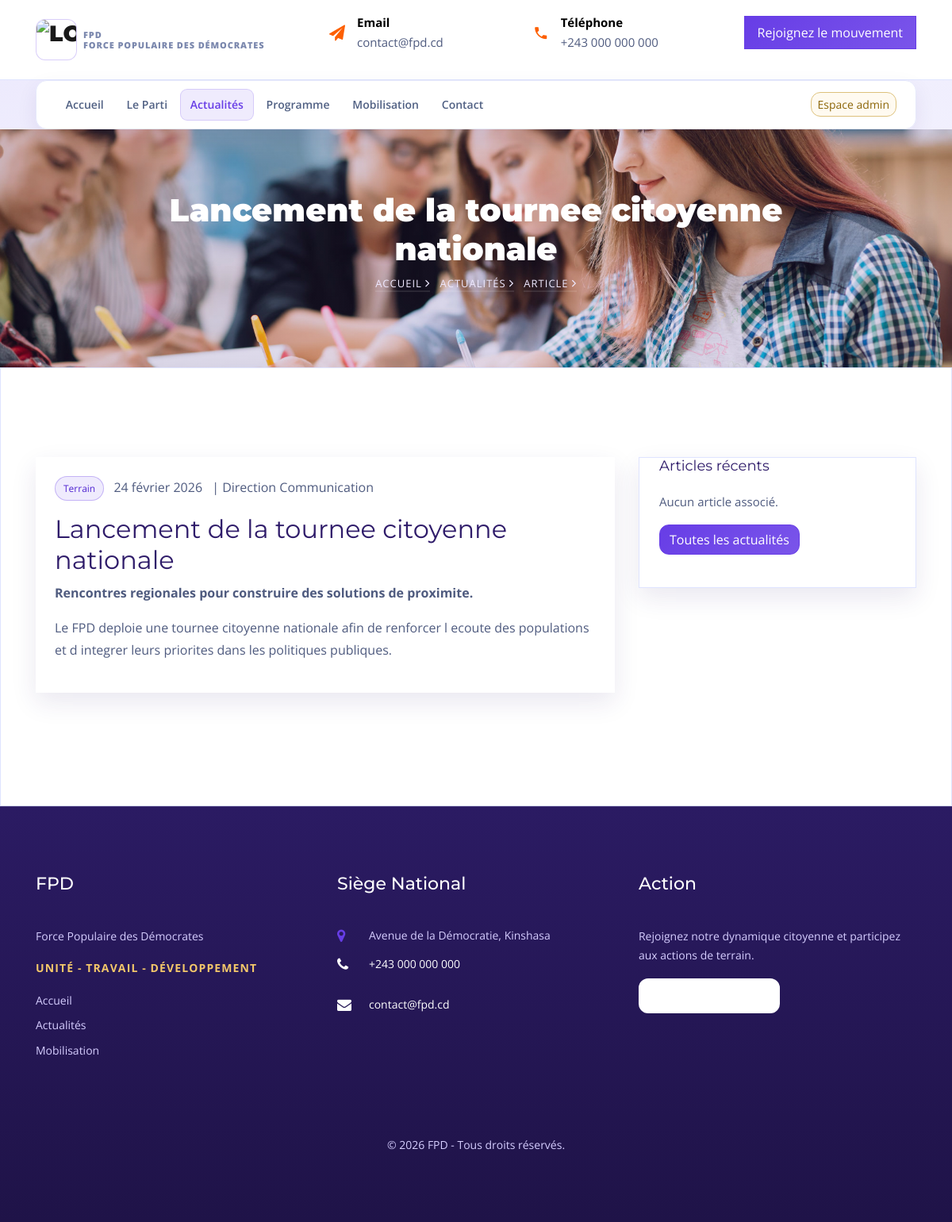
Screenshot of /article.php?slug=tournee-citoyenne-nationale with the database file from the repository.
### tables this page shows
CREATE TABLE IF NOT EXISTS `news_posts` (
  `id` BIGINT UNSIGNED NOT NULL AUTO_INCREMENT,
  `title` VARCHAR(255) NOT NULL,
  `slug` VARCHAR(255) NOT NULL,
  `excerpt` TEXT NULL,
  `content` LONGTEXT NOT NULL,
  `image_path` VARCHAR(255) NULL,
  `category` ENUM('communique', 'terrain', 'formation', 'mobilisation') NOT NULL DEFAULT 'communique',
  `status` ENUM('draft', 'published') NOT NULL DEFAULT 'draft',
  `published_at` DATETIME NOT NULL,
  `author_name` VARCHAR(120) NOT NULL DEFAULT 'FPD',
  `created_at` TIMESTAMP NOT NULL DEFAULT CURRENT_TIMESTAMP,
  `updated_at` TIMESTAMP NOT NULL DEFAULT CURRENT_TIMESTAMP ON UPDATE CURRENT_TIMESTAMP,
  PRIMARY KEY (`id`),
  UNIQUE KEY `uq_news_posts_slug` (`slug`),
  KEY `idx_news_posts_status_published` (`status`, `published_at`),
  KEY `idx_news_posts_category` (`category`)
);

### includes/news.php (called while the page is built, shortened)
<?php
require_once __DIR__ . '/helpers.php';
function get_post_by_slug(string $slug): ?array
{
    $slug = trim($slug);
    try {
        $pdo = db();
        $stmt = $pdo->prepare(
            'SELECT id, title, slug, excerpt, content, image_path, category, status, published_at, author_name
             FROM news_posts
             WHERE slug = :slug AND status = :status
             LIMIT 1'
        );
        $stmt->execute(['slug' => $slug, 'status' => 'published']);
        $row = $stmt->fetch();
        return $row ?: null;
    } catch (Throwable $exception) {
        foreach (fallback_posts() as $post) {
            if (($post['slug'] ?? '') === $slug) {
                return $post;
            }
        }
        return null;
    }
}

### includes/helpers.php (called while the page is built, shortened)
<?php
function e(string $value): string
{
    return htmlspecialchars($value, ENT_QUOTES, 'UTF-8');
}
function app_path(string $path = ''): string
{
    $base = rtrim(APP_BASE_PATH, '/');
    $suffix = ltrim($path, '/');
    if ($suffix === '') {
        return $base . '/';
    }
    return $base . '/' . $suffix;
}
function page_url(string $route, array $query = []): string
{
    $routes = [
        'home' => '',
        'parti' => 'parti',
        'actualites' => 'actualites',
        'programme' => 'programme',
        'mobilisation' => 'mobilisation',
        'contact' => 'contact',
        'article' => 'article',
        'admin_login' => 'admin/login.php',
        'admin_home' => 'admin/index.php',
        'admin_edit' => 'admin/edit.php',
        'admin_delete' => 'admin/delete.php',
        'admin_logout' => 'admin/logout.php',
    ];
    $target = $routes[$route] ?? ltrim($route, '/');
    $url = app_path($target);
    if (empty($query)) {
        return $url;
    }
    $separator = strpos($url, '?') === false ? '?' : '&';
    return $url . $separator . http_build_query($query, '', '&', PHP_QUERY_RFC3986);
}
function format_date_fr(?string $date): string
{
    $timestamp = strtotime($date);
    $months = [
        1 => 'janvier',
        'février',
        'mars',
        'avril',
        'mai',
        'juin',
        'juillet',
        'août',
        'septembre',
        'octobre',
        'novembre',
        'décembre',
    ];
    $day = (int) date('j', $timestamp);
    $month = $months[(int) date('n', $timestamp)] ?? date('m', $timestamp);
    $year = date('Y', $timestamp);
    return sprintf('%d %s %s', $day, $month, $year);
}
function category_label(string $category): string
{
    $map = [
        'communique' => 'Communiqués',
        'terrain' => 'Terrain',
        'formation' => 'Formation',
        'mobilisation' => 'Mobilisation',
    ];
    return $map[$category] ?? ucfirst($category);
}
function is_external_url(string $path): bool
{
    return (bool) preg_match('/^https?:\\/\\//i', $path);
}
function media_url(?string $path, string $fallback = 'images/bg_1.jpg'): string
{
    $candidate = trim((string) $path);
    if (!file_exists(__DIR__ . '/../' . ltrim($candidate, '/'))) {
        return app_path($fallback);
    }
    return app_path(ltrim($candidate, '/'));
}

### article.php (the view, shortened to what this page needs)
<?php
require_once __DIR__ . '/includes/news.php';
$slug = isset($_GET['slug']) ? trim((string) $_GET['slug']) : '';
$post = get_post_by_slug($slug);
$related = $post !== null ? get_related_posts((string) ($post['category'] ?? ''), (string) ($post['slug'] ?? ''), 4) : [];
require __DIR__ . '/includes/header.php';
?>
<section class="hero-wrap hero-wrap-2" style="background-image: url('<?= e(media_url($post['image_path'] ?? '', 'images/bg_1.jpg')) ?>');">
  <div class="overlay"></div>
  <div class="container">
    <div class="row no-gutters slider-text align-items-center justify-content-center">
      <div class="col-md-10 ftco-animate text-center">
        <h1 class="mb-2 bread"><?= e($post !== null ? (string) $post['title'] : 'Actualité introuvable') ?></h1>
        <p class="breadcrumbs">
          <span class="mr-2"><a href="<?= e(page_url('home')) ?>">Accueil <i class="ion-ios-arrow-forward"></i></a></span>
          <span class="mr-2"><a href="<?= e(page_url('actualites')) ?>">Actualités <i class="ion-ios-arrow-forward"></i></a></span>
          <span>Article <i class="ion-ios-arrow-forward"></i></span>
        </p>
      </div>
    </div>
  </div>
</section>
<section class="ftco-section bg-light">
  <div class="container">
    <?php if ($post === null): ?>
      <div class="row justify-content-center">
        <div class="col-md-8">
          <div class="alert alert-danger">L'article demandé n'existe pas ou n'est plus publié.</div>
          <a href="<?= e(page_url('actualites')) ?>" class="btn btn-primary">Retour aux actualités</a>
        </div>
      </div>
    <?php else: ?>
      <div class="row">
        <div class="col-lg-8 ftco-animate">
          <div class="blog-entry p-4">
            <p class="mb-3">
              <span class="fpd-pill"><?= e(category_label((string) ($post['category'] ?? ''))) ?></span>
              <span class="ml-2"><?= e(format_date_fr((string) ($post['published_at'] ?? ''))) ?></span>
              <span class="ml-2">| <?= e((string) ($post['author_name'] ?? 'FPD')) ?></span>
            </p>
            <h2><?= e((string) $post['title']) ?></h2>
            <?php if (!empty($post['excerpt'])): ?>
              <p><strong><?= e((string) $post['excerpt']) ?></strong></p>
            <?php endif; ?>
            <?php
            $paragraphs = preg_split('/\r\n|\r|\n/', (string) ($post['content'] ?? '')) ?: [];
            foreach ($paragraphs as $paragraph):
                $paragraph = trim($paragraph);
            ?>
              <p><?= nl2br(e($paragraph)) ?></p>
            <?php endforeach; ?>
          </div>
        </div>
        <div class="col-lg-4 sidebar ftco-animate">
          <div class="sidebar-box">
            <h3>Articles récents</h3>
            <?php if (empty($related)): ?>
              <p>Aucun article associé.</p>
            <?php endif; ?>
            <p class="mt-3"><a href="<?= e(page_url('actualites')) ?>" class="btn btn-primary">Toutes les actualités</a></p>
          </div>
        </div>
      </div>
    <?php endif; ?>
  </div>
</section>
<?php require __DIR__ . '/includes/footer.php'; ?>

### css/fpd-theme.css (style rules this page uses)
html, body { font-family: "Open Sans", sans-serif; color: var(--hostinger-text); line-height: 1.68; -webkit-font-smoothing: antialiased; text-rendering: optimizeLegibility; background: radial-gradient(circle at 0% 0%, rgba(103, 61, 230, 0.1), transparent 34%), radial-gradient(circle at 100% 0%, rgba(122, 85, 234, 0.09), transparent 30%), linear-gradient(180deg, #fafbff 0%, var(--hostinger-bg) 100%); }
body::before { content: ""; position: fixed; inset: 0; pointer-events: none; z-index: -1; background-size: 220px 140px; }
h1, h2, h3, h4, h5, h6, .navbar-brand, .ftco-footer .ftco-heading-2 { font-family: "Montserrat", sans-serif; color: var(--hostinger-ink); line-height: 1.22; }
p, span, a, li, label, input, textarea, button { font-family: "Open Sans", sans-serif; }
p { color: var(--hostinger-text); line-height: 1.75; }
a { color: var(--hostinger-primary); }
.btn, .btn-primary, input[type="submit"] { border-radius: 12px; transition: transform 0.24s ease, box-shadow 0.24s ease, filter 0.24s ease, background-color 0.24s ease, color 0.24s ease, border-color 0.24s ease; }
.btn { position: relative; overflow: hidden; }
.btn::after { content: ""; position: absolute; inset: 0; background: linear-gradient(115deg, transparent 20%, rgba(255, 255, 255, 0.34) 50%, transparent 80%); opacity: 0; transform: translateX(-130%) skewX(-16deg); transition: opacity 0.25s ease, transform 0.45s ease; pointer-events: none; }
.btn-primary { background: linear-gradient(135deg, var(--hostinger-primary), var(--hostinger-primary-2)) !important; border-color: var(--hostinger-primary) !important; color: #ffffff !important; box-shadow: 0 12px 24px rgba(103, 61, 230, 0.26); }
.home-video-hero, .home-slider .slider-item, .hero-wrap, .ftco-counter { position: relative; }
.home-video-hero__overlay, .home-slider .slider-item .overlay, .hero-wrap .overlay, .ftco-counter .overlay { background: linear-gradient(120deg, rgba(47, 28, 106, 0.6), rgba(103, 61, 230, 0.32)); }
.home-video-hero .slider-text h1, .home-slider .slider-item .slider-text h1, .hero-wrap.hero-wrap-2 .slider-text h1 { color: #ffffff; }
.home-video-hero .slider-text p, .home-slider .slider-item .slider-text p, .hero-wrap.hero-wrap-2 .slider-text p { color: #ece8ff; }
.ftco-section, .ftco-no-pb, .ftco-no-pt, .ftc-no-pb, .ftco-gallery, .testimony-section, .ftco-counter { background: transparent; }
.services, .services-2, .course, .blog-entry, .staff, .block-18, .contact-info, .wrapper, .sidebar-box, .testimony-wrap { box-shadow: 0 12px 30px rgba(47, 28, 106, 0.1); transition: transform 0.28s ease, box-shadow 0.28s ease, border-color 0.28s ease; }
.ftco-services .services, .services-2, .course, .blog-entry .text, .staff, .block-18, .form-control, .comment-form-wrap, .tagcloud a, .bg-light, .teacher-wrap, .sidebar-box, .wrapper, .contact-form, .testimony-wrap { background: var(--hostinger-surface) !important; border: 1px solid var(--hostinger-border); color: var(--hostinger-text) !important; }
.hero-wrap.hero-wrap-2 { position: relative; background-position: center center; }
.breadcrumbs, .breadcrumbs a, .breadcrumbs span { color: #efe9ff !important; }
.fpd-pill { display: inline-block; padding: 4px 10px; border-radius: 999px; font-size: 12px; background: rgba(103, 61, 230, 0.1); border: 1px solid rgba(103, 61, 230, 0.32); color: var(--hostinger-primary-dark); }

### rows the page displays
news_posts: title "Lancement de la tournee citoyenne nationale", category "Terrain", published_at "24 février 2026", author_name "Direction Communication", excerpt "Rencontres regionales pour construire des solutions de proximite.", content "Le FPD deploie une tournee citoyenne nationale afin de renforcer l ecoute des populations et d integrer leurs priorites dans les politiques publiques."
